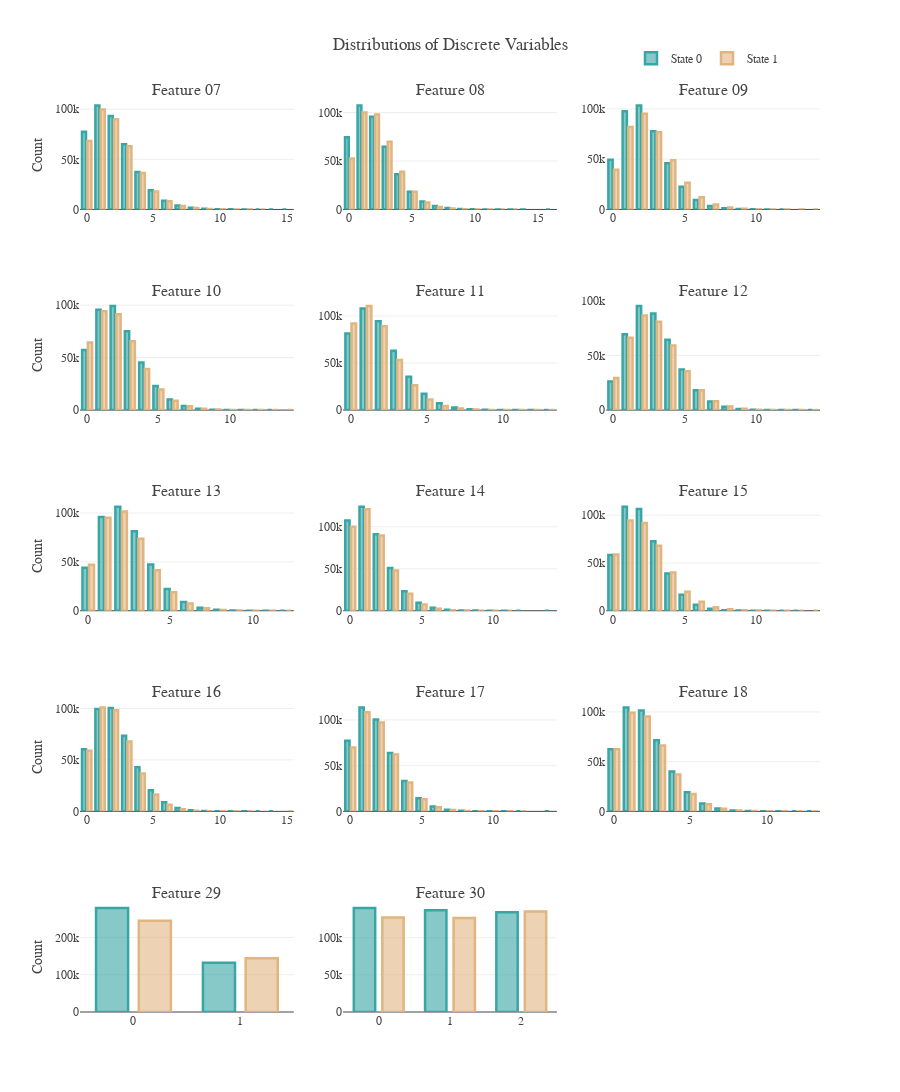

Notebook code cell kept with this figure:
### Code cell
int_df=train.select_dtypes('int')
sub_titles=['Feature {}'.format(i.split('_')[-1]) for i in int_df.columns[:-1]]

pal=['#38A6A5','#E1B580']
rgb=['rgba'+str(matplotlib.colors.to_rgba(i,0.6)) for i in pal]

fig = make_subplots(rows=5, cols=3, subplot_titles=sub_titles)
row=0
c=[1,2,3]*5
for i,col in enumerate(int_df.columns[:-1]):
    if i%3==0:
        row+=1
    df=int_df.groupby(col)['target'].value_counts().rename('count').reset_index()
    fig.add_trace(go.Bar(x=df[df.target==0][col], y=df[df.target==0]['count'],width=.3,
                         marker_color=rgb[0], marker_line=dict(color=pal[0],width=2.5),
                         hovertemplate='Value: %{x}Count: %{y}',
                         name='State 0', showlegend=(True if i==0 else False)),
                  row=row, col=c[i])
    fig.add_trace(go.Bar(x=df[df.target==1][col], y=df[df.target==1]['count'],width=.3,
                         marker_color=rgb[1], marker_line=dict(color=pal[1],width=2.5), 
                         hovertemplate='Value: %{x}Count: %{y}',
                         name='State 1', showlegend=(True if i==0 else False)),
                  row=row, col=c[i])
    if i%3==0:
        fig.update_yaxes(title='Count',row=row,col=c[i])
fig.update_layout(template=temp,title="Distributions of Discrete Variables",
                  legend=dict(orientation="h",yanchor="bottom",y=1.03,xanchor="right",x=.95),
                  barmode='group',height=1500,width=900)
fig.show()

### Figure 1 — Plotly figure (JSON) as saved in the notebook; plotly's stock layout.template omitted (floating-point values rounded to 4 significant figures)
{"data": [{"hovertemplate": "Value: %{x}Count: %{y}", "marker": {"color": "rgba(0.2196078431372549, 0.6509803921568628, 0.6470588235294118, 0.6)", "line": {"color": "#38A6A5", "width": 2.5}}, "name": "State 0", "showlegend": true, "type": "bar", "width": 0.3, "x": [0, 1, 2, 3, 4, 5, 6, 7, 8, 9, 10, 11, 12, 13, 14, 15], "xaxis": "x", "y": [77472, 103742, 93194, 65074, 37280, 19082, 8765, 3935, 1613, 564, 244, 88, 27, 4, 3, 1], "yaxis": "y"}, {"hovertemplate": "Value: %{x}Count: %{y}", "marker": {"color": "rgba(0.8823529411764706, 0.7098039215686275, 0.5019607843137255, 0.6)", "line": {"color": "#E1B580", "width": 2.5}}, "name": "State 1", "showlegend": true, "type": "bar", "width": 0.3, "x": [0, 1, 2, 3, 4, 5, 6, 7, 8, 9, 10, 11, 12, 13], "xaxis": "x", "y": [68353, 99701, 89921, 62997, 36317, 18009, 8230, 3382, 1330, 440, 163, 48, 18, 3], "yaxis": "y"}, {"hovertemplate": "Value: %{x}Count: %{y}", "marker": {"color": "rgba(0.2196078431372549, 0.6509803921568628, 0.6470588235294118, 0.6)", "line": {"color": "#38A6A5", "width": 2.5}}, "name": "State 0", "showlegend": false, "type": "bar", "width": 0.3, "x": [0, 1, 2, 3, 4, 5, 6, 7, 8, 9, 10, 11, 12, 13, 14, 16], "xaxis": "x2", "y": [74623, 107388, 95618, 64694, 36432, 18244, 8263, 3536, 1442, 546, 215, 55, 11, 13, 6, 2], "yaxis": "y2"}, {"hovertemplate": "Value: %{x}Count: %{y}", "marker": {"color": "rgba(0.8823529411764706, 0.7098039215686275, 0.5019607843137255, 0.6)", "line": {"color": "#E1B580", "width": 2.5}}, "name": "State 1", "showlegend": false, "type": "bar", "width": 0.3, "x": [0, 1, 2, 3, 4, 5, 6, 7, 8, 9, 10, 11, 12, 13], "xaxis": "x2", "y": [52739, 100190, 98099, 69865, 38862, 18272, 7169, 2527, 856, 247, 59, 22, 3, 2], "yaxis": "y2"}, {"hovertemplate": "Value: %{x}Count: %{y}", "marker": {"color": "rgba(0.2196078431372549, 0.6509803921568628, 0.6470588235294118, 0.6)", "line": {"color": "#38A6A5", "width": 2.5}}, "name": "State 0", "showlegend": false, "type": "bar", "width": 0.3, "x": [0, 1, 2, 3, 4, 5, 6, 7, 8, 9, 10, 11, 12], "xaxis": "x3", "y": [49439, 97744, 103394, 77806, 45927, 22455, 9299, 3379, 1146, 352, 110, 34, 3], "yaxis": "y3"}, {"hovertemplate": "Value: %{x}Count: %{y}", "marker": {"color": "rgba(0.8823529411764706, 0.7098039215686275, 0.5019607843137255, 0.6)", "line": {"color": "#E1B580", "width": 2.5}}, "name": "State 1", "showlegend": false, "type": "bar", "width": 0.3, "x": [0, 1, 2, 3, 4, 5, 6, 7, 8, 9, 10, 11, 12, 13, 14], "xaxis": "x3", "y": [39518, 81936, 95178, 76684, 49014, 26640, 12219, 4915, 1902, 635, 189, 59, 17, 5, 1], "yaxis": "y3"}, {"hovertemplate": "Value: %{x}Count: %{y}", "marker": {"color": "rgba(0.2196078431372549, 0.6509803921568628, 0.6470588235294118, 0.6)", "line": {"color": "#38A6A5", "width": 2.5}}, "name": "State 0", "showlegend": false, "type": "bar", "width": 0.3, "x": [0, 1, 2, 3, 4, 5, 6, 7, 8, 9, 10, 11, 12, 13], "xaxis": "x4", "y": [57173, 95605, 99085, 75156, 45365, 22914, 9994, 3868, 1346, 408, 127, 42, 3, 2], "yaxis": "y4"}, {"hovertemplate": "Value: %{x}Count: %{y}", "marker": {"color": "rgba(0.8823529411764706, 0.7098039215686275, 0.5019607843137255, 0.6)", "line": {"color": "#E1B580", "width": 2.5}}, "name": "State 1", "showlegend": false, "type": "bar", "width": 0.3, "x": [0, 1, 2, 3, 4, 5, 6, 7, 8, 9, 10, 11, 12, 13, 14], "xaxis": "x4", "y": [64509, 94165, 91404, 65619, 39042, 19716, 8857, 3630, 1312, 446, 153, 47, 9, 2, 1], "yaxis": "y4"}, {"hovertemplate": "Value: %{x}Count: %{y}", "marker": {"color": "rgba(0.2196078431372549, 0.6509803921568628, 0.6470588235294118, 0.6)", "line": {"color": "#38A6A5", "width": 2.5}}, "name": "State 0", "showlegend": false, "type": "bar", "width": 0.3, "x": [0, 1, 2, 3, 4, 5, 6, 7, 8, 9, 10, 11, 12, 13], "xaxis": "x5", "y": [81298, 108112, 94335, 63046, 35563, 17316, 7170, 2819, 974, 325, 101, 22, 6, 1], "yaxis": "y5"}, {"hovertemplate": "Value: %{x}Count: %{y}", "marker": {"color": "rgba(0.8823529411764706, 0.7098039215686275, 0.5019607843137255, 0.6)", "line": {"color": "#E1B580", "width": 2.5}}, "name": "State 1", "showlegend": false, "type": "bar", "width": 0.3, "x": [0, 1, 2, 3, 4, 5, 6, 7, 8, 9, 10, 11, 12, 13], "xaxis": "x5", "y": [91944, 110530, 89049, 53147, 26281, 11124, 4410, 1559, 605, 178, 64, 13, 7, 1], "yaxis": "y5"}, {"hovertemplate": "Value: %{x}Count: %{y}", "marker": {"color": "rgba(0.2196078431372549, 0.6509803921568628, 0.6470588235294118, 0.6)", "line": {"color": "#38A6A5", "width": 2.5}}, "name": "State 0", "showlegend": false, "type": "bar", "width": 0.3, "x": [0, 1, 2, 3, 4, 5, 6, 7, 8, 9, 10, 11, 12, 13, 14], "xaxis": "x6", "y": [26140, 69438, 95175, 88345, 64437, 37193, 18214, 7740, 2967, 994, 333, 89, 16, 5, 2], "yaxis": "y6"}, {"hovertemplate": "Value: %{x}Count: %{y}", "marker": {"color": "rgba(0.8823529411764706, 0.7098039215686275, 0.5019607843137255, 0.6)", "line": {"color": "#E1B580", "width": 2.5}}, "name": "State 1", "showlegend": false, "type": "bar", "width": 0.3, "x": [0, 1, 2, 3, 4, 5, 6, 7, 8, 9, 10, 11, 12, 13, 14], "xaxis": "x6", "y": [29266, 66114, 86621, 80954, 59147, 35549, 18176, 8118, 3270, 1177, 372, 107, 25, 14, 2], "yaxis": "y6"}, {"hovertemplate": "Value: %{x}Count: %{y}", "marker": {"color": "rgba(0.2196078431372549, 0.6509803921568628, 0.6470588235294118, 0.6)", "line": {"color": "#38A6A5", "width": 2.5}}, "name": "State 0", "showlegend": false, "type": "bar", "width": 0.3, "x": [0, 1, 2, 3, 4, 5, 6, 7, 8, 9, 10, 11, 12], "xaxis": "x7", "y": [43900, 96108, 106479, 81441, 47298, 22318, 9013, 3134, 1000, 299, 84, 12, 2], "yaxis": "y7"}, {"hovertemplate": "Value: %{x}Count: %{y}", "marker": {"color": "rgba(0.8823529411764706, 0.7098039215686275, 0.5019607843137255, 0.6)", "line": {"color": "#E1B580", "width": 2.5}}, "name": "State 1", "showlegend": false, "type": "bar", "width": 0.3, "x": [0, 1, 2, 3, 4, 5, 6, 7, 8, 9, 10, 11, 12], "xaxis": "x7", "y": [47204, 95214, 101495, 73771, 41409, 18994, 7277, 2500, 730, 257, 48, 11, 2], "yaxis": "y7"}, {"hovertemplate": "Value: %{x}Count: %{y}", "marker": {"color": "rgba(0.2196078431372549, 0.6509803921568628, 0.6470588235294118, 0.6)", "line": {"color": "#38A6A5", "width": 2.5}}, "name": "State 0", "showlegend": false, "type": "bar", "width": 0.3, "x": [0, 1, 2, 3, 4, 5, 6, 7, 8, 9, 10, 11, 12, 14], "xaxis": "x8", "y": [107591, 123850, 91003, 50742, 23064, 9581, 3498, 1221, 372, 122, 26, 15, 2, 1], "yaxis": "y8"}, {"hovertemplate": "Value: %{x}Count: %{y}", "marker": {"color": "rgba(0.8823529411764706, 0.7098039215686275, 0.5019607843137255, 0.6)", "line": {"color": "#E1B580", "width": 2.5}}, "name": "State 1", "showlegend": false, "type": "bar", "width": 0.3, "x": [0, 1, 2, 3, 4, 5, 6, 7, 8, 9, 10, 11], "xaxis": "x8", "y": [100100, 120886, 89588, 47830, 20092, 7353, 2281, 595, 139, 34, 12, 2], "yaxis": "y8"}, {"hovertemplate": "Value: %{x}Count: %{y}", "marker": {"color": "rgba(0.2196078431372549, 0.6509803921568628, 0.6470588235294118, 0.6)", "line": {"color": "#38A6A5", "width": 2.5}}, "name": "State 0", "showlegend": false, "type": "bar", "width": 0.3, "x": [0, 1, 2, 3, 4, 5, 6, 7, 8, 9, 10, 11, 12, 13], "xaxis": "x9", "y": [58383, 108890, 106431, 72870, 38883, 16715, 6187, 1972, 553, 139, 48, 10, 5, 2], "yaxis": "y9"}, {"hovertemplate": "Value: %{x}Count: %{y}", "marker": {"color": "rgba(0.8823529411764706, 0.7098039215686275, 0.5019607843137255, 0.6)", "line": {"color": "#E1B580", "width": 2.5}}, "name": "State 1", "showlegend": false, "type": "bar", "width": 0.3, "x": [0, 1, 2, 3, 4, 5, 6, 7, 8, 9, 10, 11, 12, 13, 14], "xaxis": "x9", "y": [58904, 94443, 91990, 68158, 40085, 19983, 9407, 3764, 1417, 527, 163, 51, 15, 4, 1], "yaxis": "y9"}, {"hovertemplate": "Value: %{x}Count: %{y}", "marker": {"color": "rgba(0.2196078431372549, 0.6509803921568628, 0.6470588235294118, 0.6)", "line": {"color": "#38A6A5", "width": 2.5}}, "name": "State 0", "showlegend": false, "type": "bar", "width": 0.3, "x": [0, 1, 2, 3, 4, 5, 6, 7, 8, 9, 10, 11, 12, 13, 14], "xaxis": "x10", "y": [60302, 99482, 100589, 73413, 42990, 20616, 8785, 3360, 1121, 305, 91, 26, 6, 1, 1], "yaxis": "y10"}, {"hovertemplate": "Value: %{x}Count: %{y}", "marker": {"color": "rgba(0.8823529411764706, 0.7098039215686275, 0.5019607843137255, 0.6)", "line": {"color": "#E1B580", "width": 2.5}}, "name": "State 1", "showlegend": false, "type": "bar", "width": 0.3, "x": [0, 1, 2, 3, 4, 5, 6, 7, 8, 9, 10, 11, 12, 15], "xaxis": "x10", "y": [58843, 101068, 98408, 67829, 36878, 16311, 6482, 2169, 672, 193, 43, 13, 2, 1], "yaxis": "y10"}, {"hovertemplate": "Value: %{x}Count: %{y}", "marker": {"color": "rgba(0.2196078431372549, 0.6509803921568628, 0.6470588235294118, 0.6)", "line": {"color": "#38A6A5", "width": 2.5}}, "name": "State 0", "showlegend": false, "type": "bar", "width": 0.3, "x": [0, 1, 2, 3, 4, 5, 6, 7, 8, 9, 10, 11, 12, 14], "xaxis": "x11", "y": [77214, 113792, 100591, 63835, 33267, 14300, 5451, 1880, 542, 168, 31, 14, 2, 1], "yaxis": "y11"}, {"hovertemplate": "Value: %{x}Count: %{y}", "marker": {"color": "rgba(0.8823529411764706, 0.7098039215686275, 0.5019607843137255, 0.6)", "line": {"color": "#E1B580", "width": 2.5}}, "name": "State 1", "showlegend": false, "type": "bar", "width": 0.3, "x": [0, 1, 2, 3, 4, 5, 6, 7, 8, 9, 10, 11, 12], "xaxis": "x11", "y": [69816, 108370, 97275, 62210, 31456, 13214, 4567, 1492, 388, 99, 16, 7, 2], "yaxis": "y11"}, {"hovertemplate": "Value: %{x}Count: %{y}", "marker": {"color": "rgba(0.2196078431372549, 0.6509803921568628, 0.6470588235294118, 0.6)", "line": {"color": "#38A6A5", "width": 2.5}}, "name": "State 0", "showlegend": false, "type": "bar", "width": 0.3, "x": [0, 1, 2, 3, 4, 5, 6, 7, 8, 9, 10, 11, 12, 13], "xaxis": "x12", "y": [62414, 104557, 101310, 71477, 40178, 19178, 7926, 2815, 886, 246, 76, 19, 3, 3], "yaxis": "y12"}, {"hovertemplate": "Value: %{x}Count: %{y}", "marker": {"color": "rgba(0.8823529411764706, 0.7098039215686275, 0.5019607843137255, 0.6)", "line": {"color": "#E1B580", "width": 2.5}}, "name": "State 1", "showlegend": false, "type": "bar", "width": 0.3, "x": [0, 1, 2, 3, 4, 5, 6, 7, 8, 9, 10, 11, 12, 13], "xaxis": "x12", "y": [62418, 99280, 95344, 66358, 36983, 17431, 7173, 2680, 841, 286, 85, 29, 2, 2], "yaxis": "y12"}, {"hovertemplate": "Value: %{x}Count: %{y}", "marker": {"color": "rgba(0.2196078431372549, 0.6509803921568628, 0.6470588235294118, 0.6)", "line": {"color": "#38A6A5", "width": 2.5}}, "name": "State 0", "showlegend": false, "type": "bar", "width": 0.3, "x": [0, 1], "xaxis": "x13", "y": [278825, 132263], "yaxis": "y13"}, {"hovertemplate": "Value: %{x}Count: %{y}", "marker": {"color": "rgba(0.8823529411764706, 0.7098039215686275, 0.5019607843137255, 0.6)", "line": {"color": "#E1B580", "width": 2.5}}, "name": "State 1", "showlegend": false, "type": "bar", "width": 0.3, "x": [0, 1], "xaxis": "x13", "y": [244765, 144147], "yaxis": "y13"}, {"hovertemplate": "Value: %{x}Count: %{y}", "marker": {"color": "rgba(0.2196078431372549, 0.6509803921568628, 0.6470588235294118, 0.6)", "line": {"color": "#38A6A5", "width": 2.5}}, "name": "State 0", "showlegend": false, "type": "bar", "width": 0.3, "x": [0, 1, 2], "xaxis": "x14", "y": [139906, 136885, 134297], "yaxis": "y14"}, {"hovertemplate": "Value: %{x}Count: %{y}", "marker": {"color": "rgba(0.8823529411764706, 0.7098039215686275, 0.5019607843137255, 0.6)", "line": {"color": "#E1B580", "width": 2.5}}, "name": "State 1", "showlegend": false, "type": "bar", "width": 0.3, "x": [0, 1, 2], "xaxis": "x14", "y": [127271, 126463, 135178], "yaxis": "y14"}], "layout": {"annotations": [{"font": {"size": 16}, "showarrow": false, "text": "Feature 07", "x": 0.1444, "xanchor": "center", "xref": "paper", "y": 1.0, "yanchor": "bottom", "yref": "paper"}, {"font": {"size": 16}, "showarrow": false, "text": "Feature 08", "x": 0.5, "xanchor": "center", "xref": "paper", "y": 1.0, "yanchor": "bottom", "yref": "paper"}, {"font": {"size": 16}, "showarrow": false, "text": "Feature 09", "x": 0.8556, "xanchor": "center", "xref": "paper", "y": 1.0, "yanchor": "bottom", "yref": "paper"}, {"font": {"size": 16}, "showarrow": false, "text": "Feature 10", "x": 0.1444, "xanchor": "center", "xref": "paper", "y": 0.78, "yanchor": "bottom", "yref": "paper"}, {"font": {"size": 16}, "showarrow": false, "text": "Feature 11", "x": 0.5, "xanchor": "center", "xref": "paper", "y": 0.78, "yanchor": "bottom", "yref": "paper"}, {"font": {"size": 16}, "showarrow": false, "text": "Feature 12", "x": 0.8556, "xanchor": "center", "xref": "paper", "y": 0.78, "yanchor": "bottom", "yref": "paper"}, {"font": {"size": 16}, "showarrow": false, "text": "Feature 13", "x": 0.1444, "xanchor": "center", "xref": "paper", "y": 0.56, "yanchor": "bottom", "yref": "paper"}, {"font": {"size": 16}, "showarrow": false, "text": "Feature 14", "x": 0.5, "xanchor": "center", "xref": "paper", "y": 0.56, "yanchor": "bottom", "yref": "paper"}, {"font": {"size": 16}, "showarrow": false, "text": "Feature 15", "x": 0.8556, "xanchor": "center", "xref": "paper", "y": 0.56, "yanchor": "bottom", "yref": "paper"}, {"font": {"size": 16}, "showarrow": false, "text": "Feature 16", "x": 0.1444, "xanchor": "center", "xref": "paper", "y": 0.34, "yanchor": "bottom", "yref": "paper"}, {"font": {"size": 16}, "showarrow": false, "text": "Feature 17", "x": 0.5, "xanchor": "center", "xref": "paper", "y": 0.34, "yanchor": "bottom", "yref": "paper"}, {"font": {"size": 16}, "showarrow": false, "text": "Feature 18", "x": 0.8556, "xanchor": "center", "xref": "paper", "y": 0.34, "yanchor": "bottom", "yref": "paper"}, {"font": {"size": 16}, "showarrow": false, "text": "Feature 29", "x": 0.1444, "xanchor": "center", "xref": "paper", "y": 0.12, "yanchor": "bottom", "yref": "paper"}, {"font": {"size": 16}, "showarrow": false, "text": "Feature 30", "x": 0.5, "xanchor": "center", "xref": "paper", "y": 0.12, "yanchor": "bottom", "yref": "paper"}], "barmode": "group", "height": 1500, "legend": {"orientation": "h", "x": 0.95, "xanchor": "right", "y": 1.03, "yanchor": "bottom"}, "title": {"text": "Distributions of Discrete Variables"}, "width": 900, "xaxis": {"anchor": "y", "domain": [0.0, 0.2889]}, "xaxis10": {"anchor": "y10", "domain": [0.0, 0.2889]}, "xaxis11": {"anchor": "y11", "domain": [0.3556, 0.6444]}, "xaxis12": {"anchor": "y12", "domain": [0.7111, 1.0]}, "xaxis13": {"anchor": "y13", "domain": [0.0, 0.2889]}, "xaxis14": {"anchor": "y14", "domain": [0.3556, 0.6444]}, "xaxis15": {"anchor": "y15", "domain": [0.7111, 1.0]}, "xaxis2": {"anchor": "y2", "domain": [0.3556, 0.6444]}, "xaxis3": {"anchor": "y3", "domain": [0.7111, 1.0]}, "xaxis4": {"anchor": "y4", "domain": [0.0, 0.2889]}, "xaxis5": {"anchor": "y5", "domain": [0.3556, 0.6444]}, "xaxis6": {"anchor": "y6", "domain": [0.7111, 1.0]}, "xaxis7": {"anchor": "y7", "domain": [0.0, 0.2889]}, "xaxis8": {"anchor": "y8", "domain": [0.3556, 0.6444]}, "xaxis9": {"anchor": "y9", "domain": [0.7111, 1.0]}, "yaxis": {"anchor": "x", "domain": [0.88, 1.0], "title": {"text": "Count"}}, "yaxis10": {"anchor": "x10", "domain": [0.22, 0.34], "title": {"text": "Count"}}, "yaxis11": {"anchor": "x11", "domain": [0.22, 0.34]}, "yaxis12": {"anchor": "x12", "domain": [0.22, 0.34]}, "yaxis13": {"anchor": "x13", "domain": [0.0, 0.12], "title": {"text": "Count"}}, "yaxis14": {"anchor": "x14", "domain": [0.0, 0.12]}, "yaxis15": {"anchor": "x15", "domain": [0.0, 0.12]}, "yaxis2": {"anchor": "x2", "domain": [0.88, 1.0]}, "yaxis3": {"anchor": "x3", "domain": [0.88, 1.0]}, "yaxis4": {"anchor": "x4", "domain": [0.66, 0.78], "title": {"text": "Count"}}, "yaxis5": {"anchor": "x5", "domain": [0.66, 0.78]}, "yaxis6": {"anchor": "x6", "domain": [0.66, 0.78]}, "yaxis7": {"anchor": "x7", "domain": [0.44, 0.56], "title": {"text": "Count"}}, "yaxis8": {"anchor": "x8", "domain": [0.44, 0.56]}, "yaxis9": {"anchor": "x9", "domain": [0.44, 0.56]}}}
